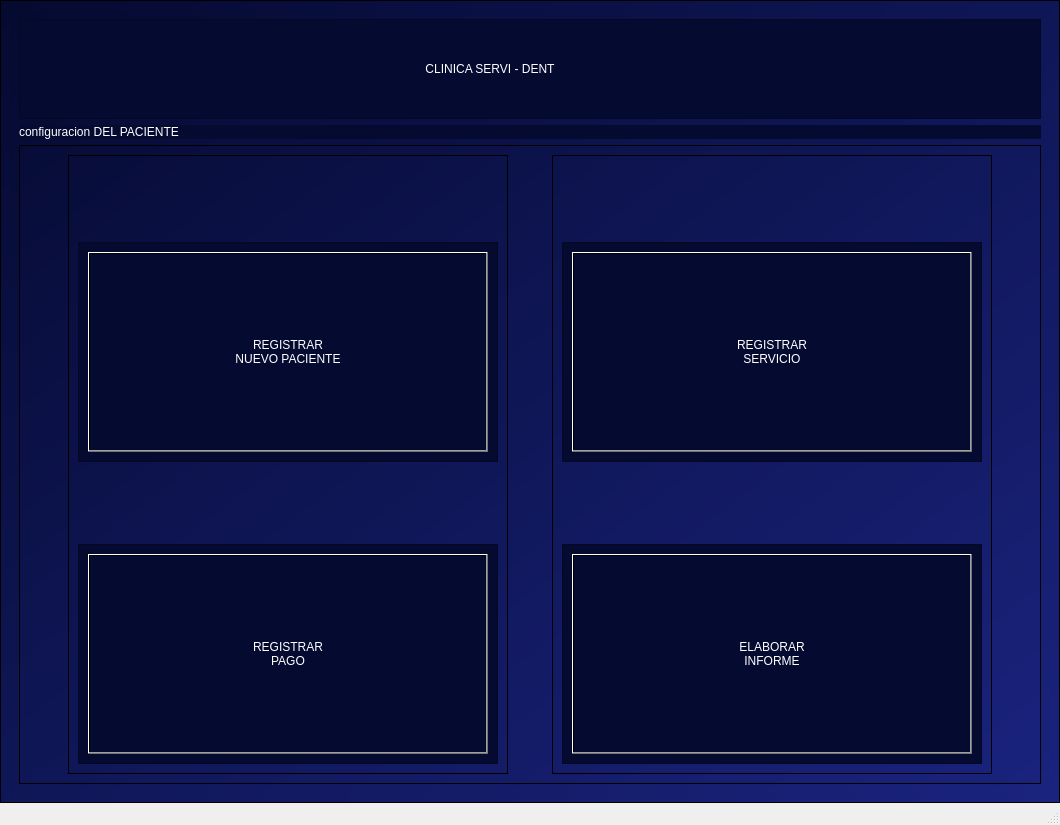
<?xml version="1.0" encoding="UTF-8"?>
<ui version="4.0">
 <class>Sist_PensionIU</class>
 <widget class="QMainWindow" name="Sist_PensionIU">
  <property name="geometry">
   <rect>
    <x>0</x>
    <y>0</y>
    <width>1060</width>
    <height>825</height>
   </rect>
  </property>
  <property name="windowTitle">
   <string>SISTEMA DE PACIENTE</string>
  </property>
  <widget class="QWidget" name="centralwidget">
   <layout class="QVBoxLayout" name="verticalLayout_3">
    <property name="spacing">
     <number>0</number>
    </property>
    <property name="leftMargin">
     <number>0</number>
    </property>
    <property name="topMargin">
     <number>0</number>
    </property>
    <property name="rightMargin">
     <number>0</number>
    </property>
    <property name="bottomMargin">
     <number>0</number>
    </property>
    <item>
     <widget class="QFrame" name="frame">
      <property name="minimumSize">
       <size>
        <width>1060</width>
        <height>800</height>
       </size>
      </property>
      <property name="styleSheet">
       <string notr="true">QWidget {
    background: qlineargradient(spread:pad, x1:0, y1:0, x2:1, y2:1, stop:0 #050A30, stop:1 #1A237E);
}
</string>
      </property>
      <property name="frameShape">
       <enum>QFrame::StyledPanel</enum>
      </property>
      <property name="frameShadow">
       <enum>QFrame::Raised</enum>
      </property>
      <layout class="QVBoxLayout" name="verticalLayout_4">
       <item>
        <widget class="QWidget" name="widget_2" native="true">
         <property name="styleSheet">
          <string notr="true">QWidget {
	rgb(255, 255, 255)rgb(202, 202, 202)
}


</string>
         </property>
         <layout class="QVBoxLayout" name="verticalLayout_9">
          <item>
           <widget class="QFrame" name="frame_2">
            <property name="minimumSize">
             <size>
              <width>100</width>
              <height>100</height>
             </size>
            </property>
            <property name="styleSheet">
             <string notr="true">QWidget {
    background-color: #050A30;
}
</string>
            </property>
            <property name="frameShape">
             <enum>QFrame::StyledPanel</enum>
            </property>
            <property name="frameShadow">
             <enum>QFrame::Raised</enum>
            </property>
            <layout class="QHBoxLayout" name="horizontalLayout_2">
             <item>
              <widget class="QLabel" name="label">
               <property name="maximumSize">
                <size>
                 <width>120</width>
                 <height>150</height>
                </size>
               </property>
               <property name="styleSheet">
                <string notr="true">background-color: qlineargradient(spread:reflect, x1:0.19, y1:0.07, x2:0.2, y2:1, stop:0.502488 rgba(255, 255, 255, 0));</string>
               </property>
               <property name="text">
                <string/>
               </property>
               <property name="pixmap">
                <pixmap>imagenes/LOGO SERVI-DENT.png</pixmap>
               </property>
               <property name="scaledContents">
                <bool>true</bool>
               </property>
              </widget>
             </item>
             <item>
              <widget class="QLabel" name="label_22">
               <property name="styleSheet">
                <string notr="true">font: 28pt &quot;Algerian&quot;;
color: white;
</string>
               </property>
               <property name="text">
                <string>CLINICA SERVI - DENT</string>
               </property>
               <property name="alignment">
                <set>Qt::AlignCenter</set>
               </property>
              </widget>
             </item>
             <item>
              <widget class="QLabel" name="label_21">
               <property name="maximumSize">
                <size>
                 <width>200</width>
                 <height>100</height>
                </size>
               </property>
               <property name="styleSheet">
                <string notr="true">background-color: qlineargradient(spread:reflect, x1:0.19, y1:0.07, x2:0.2, y2:1, stop:0.502488 rgba(255, 255, 255, 0));</string>
               </property>
               <property name="text">
                <string/>
               </property>
               <property name="pixmap">
                <pixmap>imagenes/LETRA_4.png</pixmap>
               </property>
               <property name="scaledContents">
                <bool>true</bool>
               </property>
              </widget>
             </item>
            </layout>
           </widget>
          </item>
          <item>
           <widget class="QLabel" name="label_2">
            <property name="autoFillBackground">
             <bool>false</bool>
            </property>
            <property name="styleSheet">
             <string notr="true">QWidget {
    background-color: #050A30;
    font: 18pt &quot;Algerian&quot;;
    color: white;
}
</string>
            </property>
            <property name="text">
             <string>configuracion DEL PACIENTE</string>
            </property>
           </widget>
          </item>
          <item>
           <widget class="QFrame" name="frame_9">
            <property name="styleSheet">
             <string notr="true">background-color: qlineargradient(spread:reflect, x1:0.19, y1:0.07, x2:0.2, y2:1, stop:0.502488 rgba(255, 255, 255, 0));</string>
            </property>
            <property name="frameShape">
             <enum>QFrame::StyledPanel</enum>
            </property>
            <property name="frameShadow">
             <enum>QFrame::Raised</enum>
            </property>
            <layout class="QHBoxLayout" name="horizontalLayout">
             <item>
              <spacer name="horizontalSpacer">
               <property name="orientation">
                <enum>Qt::Horizontal</enum>
               </property>
               <property name="sizeHint" stdset="0">
                <size>
                 <width>40</width>
                 <height>20</height>
                </size>
               </property>
              </spacer>
             </item>
             <item>
              <widget class="QFrame" name="frame_5">
               <property name="styleSheet">
                <string notr="true">background-color: qlineargradient(spread:reflect, x1:0.19, y1:0.07, x2:0.2, y2:1, stop:0.502488 rgba(255, 255, 255, 0));</string>
               </property>
               <property name="frameShape">
                <enum>QFrame::StyledPanel</enum>
               </property>
               <property name="frameShadow">
                <enum>QFrame::Raised</enum>
               </property>
               <layout class="QVBoxLayout" name="verticalLayout_7">
                <item>
                 <spacer name="verticalSpacer_3">
                  <property name="orientation">
                   <enum>Qt::Vertical</enum>
                  </property>
                  <property name="sizeHint" stdset="0">
                   <size>
                    <width>20</width>
                    <height>40</height>
                   </size>
                  </property>
                 </spacer>
                </item>
                <item>
                 <widget class="QFrame" name="frame_3">
                  <property name="styleSheet">
                   <string notr="true">QWidget {
    background-color: #050A30;
    font: 18pt &quot;Algerian&quot;;
    color: white;
}</string>
                  </property>
                  <property name="frameShape">
                   <enum>QFrame::StyledPanel</enum>
                  </property>
                  <property name="frameShadow">
                   <enum>QFrame::Raised</enum>
                  </property>
                  <layout class="QVBoxLayout" name="verticalLayout">
                   <item>
                    <widget class="QPushButton" name="btnRegPaciente">
                     <property name="minimumSize">
                      <size>
                       <width>400</width>
                       <height>200</height>
                      </size>
                     </property>
                     <property name="styleSheet">
                      <string notr="true">font: 12pt &quot;Algerian&quot;;
background-color: qlineargradient(spread:reflect, x1:0.19, y1:0.07, x2:0.2, y2:1, stop:0.502488 rgba(255, 255, 255, 0));

</string>
                     </property>
                     <property name="text">
                      <string>REGISTRAR
NUEVO PACIENTE</string>
                     </property>
                     <property name="icon">
                      <iconset>
                       <normaloff>imagenes/Usuarios.png</normaloff>imagenes/Usuarios.png</iconset>
                     </property>
                     <property name="iconSize">
                      <size>
                       <width>200</width>
                       <height>200</height>
                      </size>
                     </property>
                    </widget>
                   </item>
                  </layout>
                 </widget>
                </item>
                <item>
                 <spacer name="verticalSpacer">
                  <property name="orientation">
                   <enum>Qt::Vertical</enum>
                  </property>
                  <property name="sizeHint" stdset="0">
                   <size>
                    <width>20</width>
                    <height>40</height>
                   </size>
                  </property>
                 </spacer>
                </item>
                <item>
                 <widget class="QFrame" name="frame_7">
                  <property name="styleSheet">
                   <string notr="true">QWidget {
    background-color: #050A30;
    font: 18pt &quot;Algerian&quot;;
    color: white;
}</string>
                  </property>
                  <property name="frameShape">
                   <enum>QFrame::StyledPanel</enum>
                  </property>
                  <property name="frameShadow">
                   <enum>QFrame::Raised</enum>
                  </property>
                  <layout class="QVBoxLayout" name="verticalLayout_6">
                   <item>
                    <widget class="QPushButton" name="btnPago">
                     <property name="minimumSize">
                      <size>
                       <width>400</width>
                       <height>200</height>
                      </size>
                     </property>
                     <property name="styleSheet">
                      <string notr="true">font: 12pt &quot;Algerian&quot;;
background-color: qlineargradient(spread:reflect, x1:0.19, y1:0.07, x2:0.2, y2:1, stop:0.502488 rgba(255, 255, 255, 0));</string>
                     </property>
                     <property name="text">
                      <string>REGISTRAR 
PAGO</string>
                     </property>
                     <property name="icon">
                      <iconset>
                       <normaloff>imagenes/PAGOS_1.png</normaloff>imagenes/PAGOS_1.png</iconset>
                     </property>
                     <property name="iconSize">
                      <size>
                       <width>160</width>
                       <height>160</height>
                      </size>
                     </property>
                    </widget>
                   </item>
                  </layout>
                 </widget>
                </item>
               </layout>
              </widget>
             </item>
             <item>
              <spacer name="horizontalSpacer_2">
               <property name="orientation">
                <enum>Qt::Horizontal</enum>
               </property>
               <property name="sizeHint" stdset="0">
                <size>
                 <width>40</width>
                 <height>20</height>
                </size>
               </property>
              </spacer>
             </item>
             <item>
              <widget class="QFrame" name="frame_8">
               <property name="styleSheet">
                <string notr="true">background-color: qlineargradient(spread:reflect, x1:0.19, y1:0.07, x2:0.2, y2:1, stop:0.502488 rgba(255, 255, 255, 0));</string>
               </property>
               <property name="frameShape">
                <enum>QFrame::StyledPanel</enum>
               </property>
               <property name="frameShadow">
                <enum>QFrame::Raised</enum>
               </property>
               <layout class="QVBoxLayout" name="verticalLayout_8">
                <item>
                 <spacer name="verticalSpacer_4">
                  <property name="orientation">
                   <enum>Qt::Vertical</enum>
                  </property>
                  <property name="sizeHint" stdset="0">
                   <size>
                    <width>20</width>
                    <height>40</height>
                   </size>
                  </property>
                 </spacer>
                </item>
                <item>
                 <widget class="QFrame" name="frame_6">
                  <property name="styleSheet">
                   <string notr="true">QWidget {
    background-color: #050A30;
    font: 18pt &quot;Algerian&quot;;
    color: white;
}</string>
                  </property>
                  <property name="frameShape">
                   <enum>QFrame::StyledPanel</enum>
                  </property>
                  <property name="frameShadow">
                   <enum>QFrame::Raised</enum>
                  </property>
                  <layout class="QVBoxLayout" name="verticalLayout_5">
                   <item>
                    <widget class="QPushButton" name="btnRegServicio">
                     <property name="minimumSize">
                      <size>
                       <width>400</width>
                       <height>200</height>
                      </size>
                     </property>
                     <property name="baseSize">
                      <size>
                       <width>0</width>
                       <height>0</height>
                      </size>
                     </property>
                     <property name="mouseTracking">
                      <bool>true</bool>
                     </property>
                     <property name="styleSheet">
                      <string notr="true">font: 12pt &quot;Algerian&quot;;
background-color: qlineargradient(spread:reflect, x1:0.19, y1:0.07, x2:0.2, y2:1, stop:0.502488 rgba(255, 255, 255, 0));</string>
                     </property>
                     <property name="text">
                      <string>REGISTRAR
SERVICIO</string>
                     </property>
                     <property name="icon">
                      <iconset>
                       <normaloff>imagenes/ARCHIVO.png</normaloff>imagenes/ARCHIVO.png</iconset>
                     </property>
                     <property name="iconSize">
                      <size>
                       <width>180</width>
                       <height>180</height>
                      </size>
                     </property>
                     <property name="autoDefault">
                      <bool>false</bool>
                     </property>
                    </widget>
                   </item>
                  </layout>
                 </widget>
                </item>
                <item>
                 <spacer name="verticalSpacer_2">
                  <property name="orientation">
                   <enum>Qt::Vertical</enum>
                  </property>
                  <property name="sizeHint" stdset="0">
                   <size>
                    <width>20</width>
                    <height>40</height>
                   </size>
                  </property>
                 </spacer>
                </item>
                <item>
                 <widget class="QFrame" name="frame_4">
                  <property name="styleSheet">
                   <string notr="true">QWidget {
    background-color: #050A30;
    font: 18pt &quot;Algerian&quot;;
    color: white;
}</string>
                  </property>
                  <property name="frameShape">
                   <enum>QFrame::StyledPanel</enum>
                  </property>
                  <property name="frameShadow">
                   <enum>QFrame::Raised</enum>
                  </property>
                  <layout class="QVBoxLayout" name="verticalLayout_2">
                   <item>
                    <widget class="QPushButton" name="btnInforme">
                     <property name="minimumSize">
                      <size>
                       <width>400</width>
                       <height>200</height>
                      </size>
                     </property>
                     <property name="styleSheet">
                      <string notr="true">font: 12pt &quot;Algerian&quot;;
background-color: qlineargradient(spread:reflect, x1:0.19, y1:0.07, x2:0.2, y2:1, stop:0.502488 rgba(255, 255, 255, 0));</string>
                     </property>
                     <property name="text">
                      <string>ELABORAR 
INFORME</string>
                     </property>
                     <property name="icon">
                      <iconset>
                       <normaloff>imagenes/INFORME_2.png</normaloff>imagenes/INFORME_2.png</iconset>
                     </property>
                     <property name="iconSize">
                      <size>
                       <width>160</width>
                       <height>160</height>
                      </size>
                     </property>
                    </widget>
                   </item>
                  </layout>
                 </widget>
                </item>
               </layout>
              </widget>
             </item>
             <item>
              <spacer name="horizontalSpacer_3">
               <property name="orientation">
                <enum>Qt::Horizontal</enum>
               </property>
               <property name="sizeHint" stdset="0">
                <size>
                 <width>40</width>
                 <height>20</height>
                </size>
               </property>
              </spacer>
             </item>
            </layout>
           </widget>
          </item>
         </layout>
        </widget>
       </item>
      </layout>
     </widget>
    </item>
   </layout>
  </widget>
  <widget class="QStatusBar" name="statusbar"/>
 </widget>
 <resources/>
 <connections/>
</ui>
